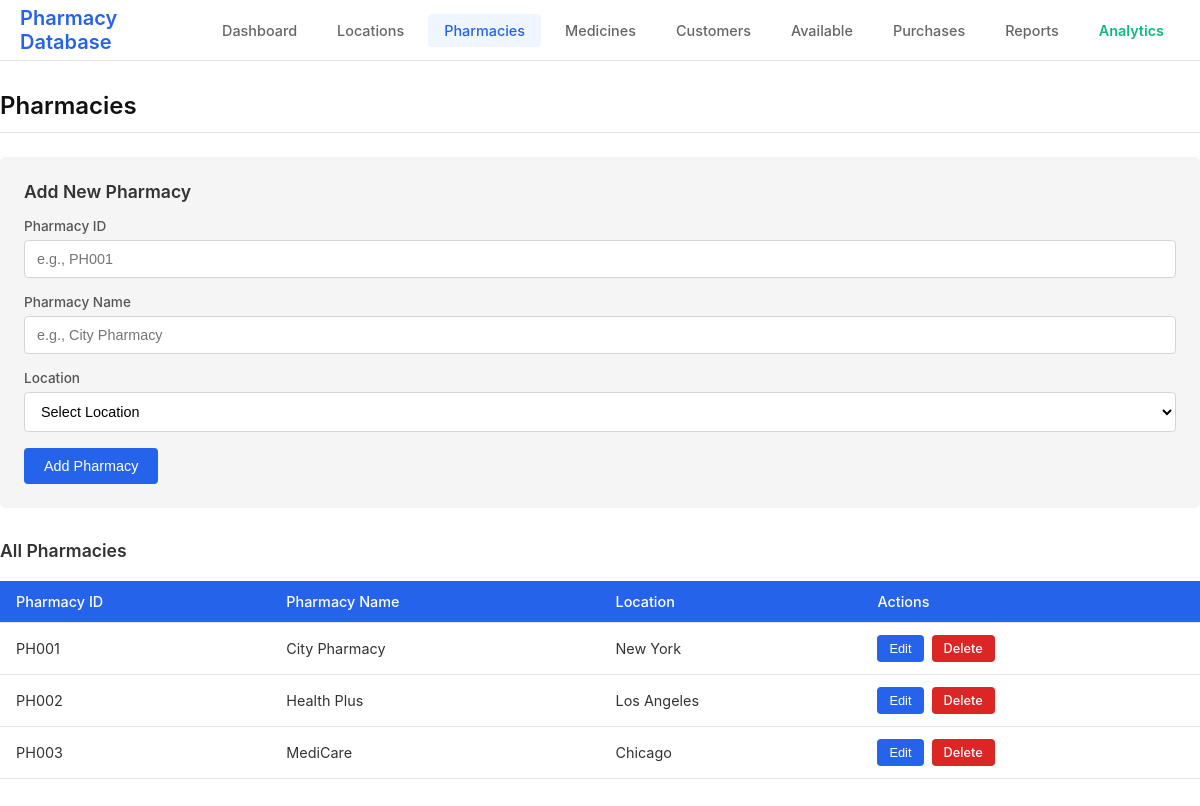
Page /pharmacies on the committed database.
### tables this page shows
CREATE TABLE pharmacy (
            pharmacy_id TEXT PRIMARY KEY,
            pharmacy_name TEXT NOT NULL,
            location_id TEXT,
            FOREIGN KEY (location_id) REFERENCES location(location_id)
        );

CREATE TABLE location (
            location_id TEXT PRIMARY KEY,
            location_name TEXT NOT NULL
        );

### app.py (the view)
@app.route('/pharmacies')
def pharmacies():
    conn = get_connection()
    cursor = conn.cursor()
    cursor.execute('''
        SELECT p.*, l.location_name
        FROM pharmacy p
        LEFT JOIN location l ON p.location_id = l.location_id
    ''')
    pharmacies = cursor.fetchall()
    cursor.execute("SELECT * FROM location")
    locations = cursor.fetchall()
    conn.close()
    return render_template('pharmacies.html', pharmacies=pharmacies, locations=locations)

### app.py (called while the page is built)
def get_connection():
    conn = sqlite3.connect(DB_PATH)
    conn.row_factory = sqlite3.Row
    return conn

### templates/pharmacies.html (shortened to what this page needs)
{% extends "base.html" %}
{% block content %}
<h2>Pharmacies</h2>
<div class="form-section">
    <h3>Add New Pharmacy</h3>
    <form method="POST" action="{{ url_for('add_pharmacy') }}">
        <div class="form-group">
            <label>Pharmacy ID</label>
            <input type="text" name="pharmacy_id" required placeholder="e.g., PH001">
        </div>
        <div class="form-group">
            <label>Pharmacy Name</label>
            <input type="text" name="pharmacy_name" required placeholder="e.g., City Pharmacy">
        </div>
        <div class="form-group">
            <label>Location</label>
            <select name="location_id" required>
                <option value="">Select Location</option>
            </select>
        </div>
        <button type="submit">Add Pharmacy</button>
    </form>
</div>
<h3>All Pharmacies</h3>
<table>
    <thead>
        <tr>
            <th>Pharmacy ID</th>
            <th>Pharmacy Name</th>
            <th>Location</th>
            <th>Actions</th>
        </tr>
    </thead>
    <tbody>
        {% for pharmacy in pharmacies %}
        <tr>
            <td>{{ pharmacy.pharmacy_id }}</td>
            <td>{{ pharmacy.pharmacy_name }}</td>
            <td>{{ pharmacy.location_name }}</td>
            <td>
                <div class="actions">
                    <button type="button" class="btn btn-sm" onclick="toggleEdit('{{ pharmacy.pharmacy_id }}')">Edit</button>
                    <a href="{{ url_for('delete_pharmacy', pharmacy_id=pharmacy.pharmacy_id) }}"
                       class="btn btn-danger btn-sm"
                       onclick="return confirm('Are you sure?')">Delete</a>
                </div>
            </td>
        </tr>
        {% endfor %}
    </tbody>
</table>
{% endblock %}

### templates/base.html (style rules this page uses)
* { margin: 0; padding: 0; box-sizing: border-box; }
body { font-family: -apple-system, BlinkMacSystemFont, 'Segoe UI', Roboto, 'Helvetica Neue', Arial, sans-serif; background-color: #ffffff; color: #333; min-height: 100vh; }
h2 { font-size: 1.5rem; font-weight: 600; color: #111; margin-bottom: 24px; padding-bottom: 12px; border-bottom: 1px solid #e5e5e5; }
h3 { font-size: 1.1rem; font-weight: 600; color: #333; margin-bottom: 16px; }
table { width: 100%; border-collapse: collapse; margin: 20px 0; font-size: 0.9rem; }
th, td { padding: 12px 16px; text-align: left; border-bottom: 1px solid #e5e5e5; }
th { background-color: #2563eb; color: white; font-weight: 500; }
.form-section { background-color: #f5f5f5; padding: 24px; border-radius: 6px; margin-bottom: 32px; }
.form-group { margin-bottom: 16px; }
label { display: block; margin-bottom: 6px; color: #555; font-size: 0.85rem; font-weight: 500; }
input, select { width: 100%; padding: 10px 12px; border: 1px solid #d1d5db; border-radius: 4px; font-size: 0.9rem; background-color: white; transition: border-color 0.2s; }
button, .btn { background-color: #2563eb; color: white; padding: 10px 20px; border: none; border-radius: 4px; cursor: pointer; text-decoration: none; display: inline-block; font-size: 0.9rem; font-weight: 500; transition: background-color 0.2s; }
.btn-danger { background-color: #dc2626; }
.btn-sm { padding: 6px 12px; font-size: 0.8rem; }
.actions { display: flex; gap: 8px; }

### rows in the picture
pharmacy: pharmacy_id "PH001", pharmacy_name "City Pharmacy", location_name "New York"
pharmacy: pharmacy_id "PH002", pharmacy_name "Health Plus", location_name "Los Angeles"
pharmacy: pharmacy_id "PH003", pharmacy_name "MediCare", location_name "Chicago"
